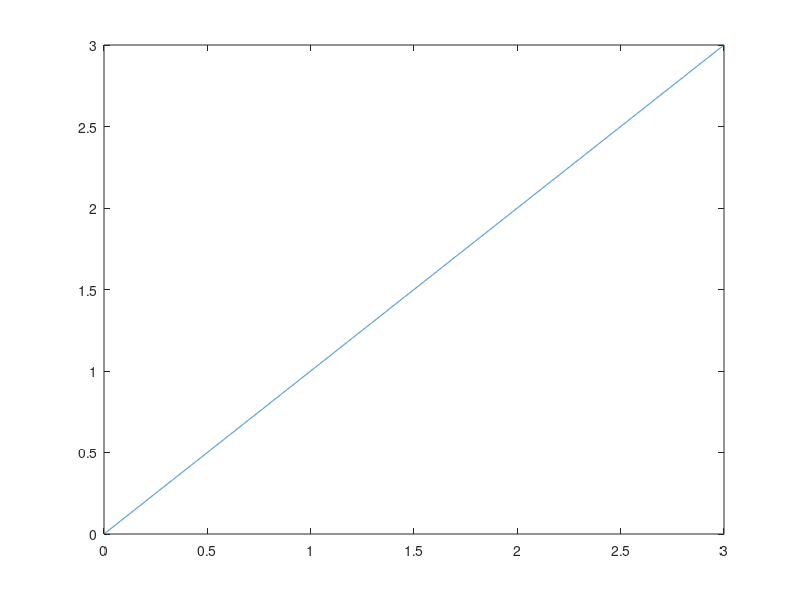
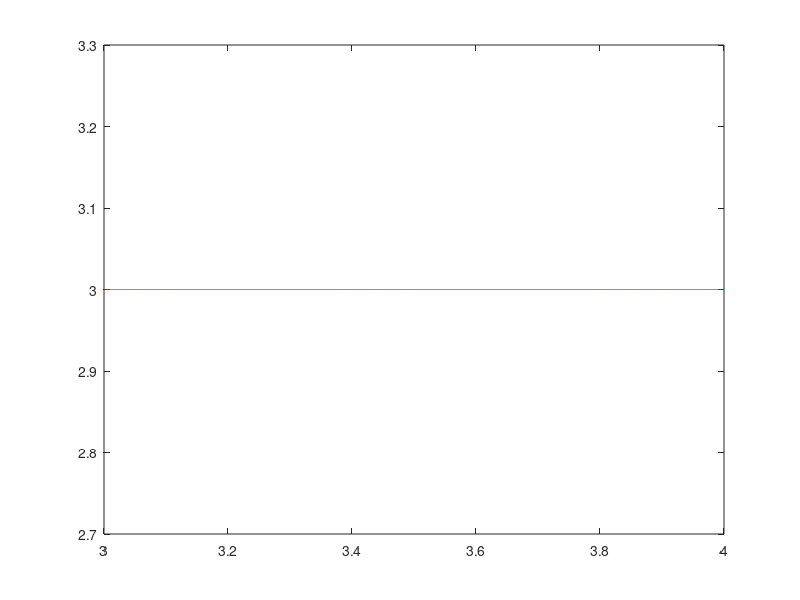
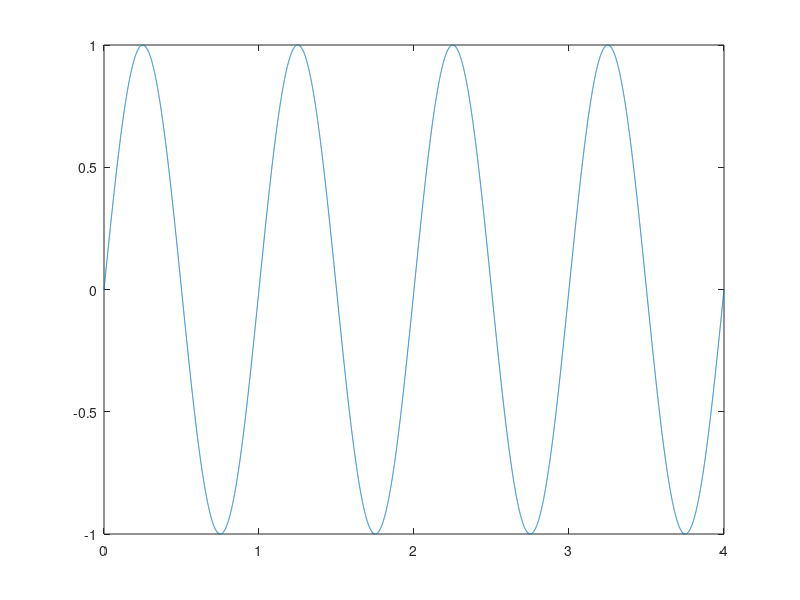
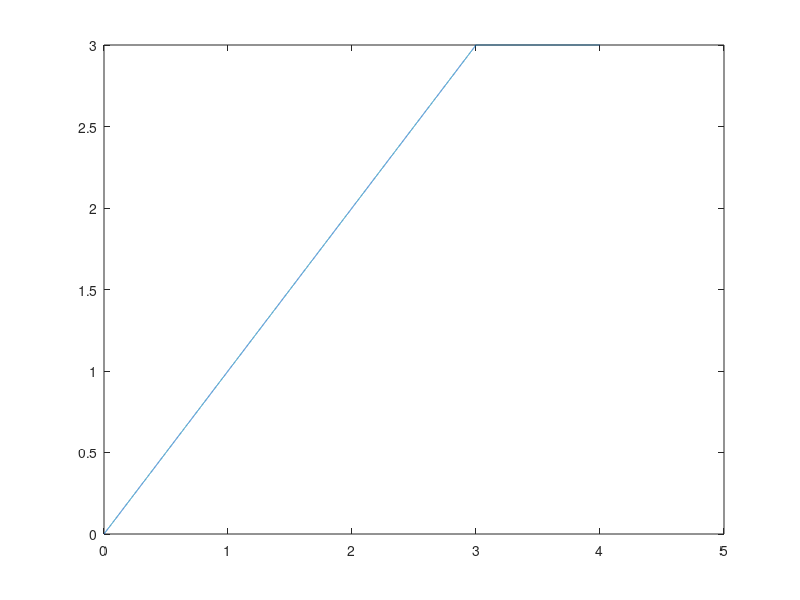

Source code (MATLAB) for these figures, in order:

%%
Fs = 5000
T=4
t1 = (0:1/Fs:3)
t2 = (3:1/Fs:4)
fm = 1
x=0
b1 = (3 / (1/Fs)) + 1 
b2 = (1 / (1/Fs)) + 1 
X1 = t1.*ones(1,b1)
X2 = 3.*ones(1,b2)
figure(1)
plot(t1,X1)
figure(2)
plot(t2,X2)

t3 = (0:1/Fs:4)
b3 = (4 / (1/Fs)) + 1 
y1 = sin(2*pi*fm.*t3).*ones(1,b3)
figure(3)
plot(t3,y1)
t4 = (0:1/Fs:(4+1/Fs))
X4 = [X1,X2]
y2 = sin(2*pi*fm.*t4).*ones(1,b3+1)
Z = X4 + y2
figure(4)
plot(t4,X4)
figure(5)
subplot(3,1,1)
plot(t4,X4)
subplot(3,1,2)
plot(t3,y1)
subplot(3,1,3)

plot(t4,Z)

    
